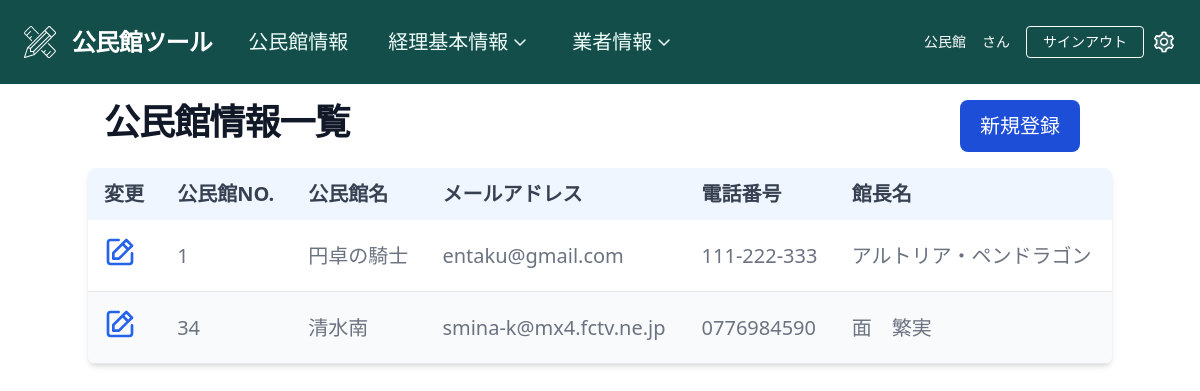
/accounts/hall/, run on the app's committed database.
### accounts/models.py (models this page shows, shortened)
class PublicHall(models.Model):
	number = models.DecimalField('公民館No.',primary_key=True, unique=True,max_digits=4, decimal_places=0)
	name = models.CharField('公民館名', max_length=32)
	email = models.EmailField('メールアドレス', max_length=128)
	tel = models.CharField('電話番号', max_length=16)
	director = models.CharField('館長', max_length=32)

### accounts/views.py (the view)
# urls.py: path('hall/', views.HallListView.as_view(), name="hall"),
class HallListView(ListView):
    template_name = "accounts/public_hall.html"
    model = PublicHall
    ordering = 'number'
    def get_context_data(self):
        context = super().get_context_data()
        context['page_title'] = '公民館情報一覧'
        context['form'] = HallForm()    # Create/Update Modal画面用
        return context

### templates/accounts/public_hall.html (shortened to what this page needs)
{% extends 'base.html' %}
{%block content %}
<div id="content">
  <section class="bg-white">
    <div
      class="flex flex-row py-4 px-4 mx-auto items-center justify-between"
    >
      <h1
        class="mb-2 text-4xl font-extrabold tracking-tight leading-none text-gray-900"
      >
        {{ page_title }}
      </h1>
      <div class="space-y-2 mr-4">
        <button
          type="button"
          data-modal-target="#create-modal"
          data-modal-toggle="authentication-modal"
          class="modal-open-button inline-flex justify-center items-center py-3 px-5 text-xl font-medium text-center text-white rounded-lg bg-blue-700 hover:bg-blue-800 focus:ring-4 focus:ring-blue-300"
        >
          新規登録
        </button>
      </div>
    </div>
  </section>
  <div class="relative overflow-x-auto shadow-md sm:rounded-lg">
    <table class="w-full text-xl text-left rtl:text-right text-gray-500">
      <thead class="text-gray-700 uppercase bg-blue-50">
        <tr>
          <th scope="col" class="px-4 py-3">変更</th>
          <th scope="col" class="px-4 py-3">公民館No.</th>
          <th scope="col" class="px-4 py-3">公民館名</th>
          <th scope="col" class="px-4 py-3">メールアドレス</th>
          <th scope="col" class="px-4 py-3">電話番号</th>
          <th scope="col" class="px-4 py-3">館長名</th>
        </tr>
      </thead>
      <tbody>
        {% for object in object_list %}
        <tr class="odd:bg-white even:bg-gray-50 border-b">
          <td class="px-4 py-4">
          <button
            type="button"
            class="modal-open-button font-medium text-blue-600"
            data-modal-hide="authentication-modal"
            data-modal-target="#update-modal"
            data-modal-id = {{object.number}}
          >
            <a href="#" class=" hover:underline">
            </a>
          </td>
          <td class="px-4 py-4">{{ object.number }}</td>
          <td class="px-4 py-4">{{ object.name }}</td>
          <td class="px-4 py-4">{{ object.email }}</td>
          <td class="px-4 py-4">{{ object.tel }}</td>
          <td class="px-4 py-4">{{ object.director }}</td>
        </tr>
        {% endfor %}
      </tbody>
    </table>
  </div>
</div>
{% endblock %}

### static/css/styles.css (style rules this page uses)
html, :host { line-height: 1.5; -webkit-text-size-adjust: 100%; -moz-tab-size: 4; -o-tab-size: 4; tab-size: 4; font-family: ui-sans-serif, system-ui, sans-serif, "Apple Color Emoji", "Segoe UI Emoji", "Segoe UI Symbol", "Noto Color Emoji"; font-feature-settings: normal; font-variation-settings: normal; -webkit-tap-highlight-color: transparent; }
body { margin: 0; line-height: inherit; }
h1, h2, h3, h4, h5, h6 { font-size: inherit; font-weight: inherit; }
a { color: inherit; text-decoration: inherit; }
table { text-indent: 0; border-color: inherit; border-collapse: collapse; }
button, input, optgroup, select, textarea { font-family: inherit; font-feature-settings: inherit; font-variation-settings: inherit; font-size: 100%; font-weight: inherit; line-height: inherit; letter-spacing: inherit; color: inherit; margin: 0; padding: 0; }
button, select { text-transform: none; }
button, input:where([type='button']), input:where([type='reset']), input:where([type='submit']) { -webkit-appearance: button; background-color: transparent; background-image: none; }
blockquote, dl, dd, h1, h2, h3, h4, h5, h6, hr, figure, p, pre { margin: 0; }
button, [role="button"] { cursor: pointer; }
img, svg, video, canvas, audio, iframe, embed, object { display: block; vertical-align: middle; }
.relative { position: relative; }
.mx-auto { margin-left: auto; margin-right: auto; }
.mb-2 { margin-bottom: 0.5rem; }
.mr-4 { margin-right: 1rem; }
.flex { display: flex; }
.inline-flex { display: inline-flex; }
.w-full { width: 100%; }
.flex-row { flex-direction: row; }
.items-center { align-items: center; }
.justify-center { justify-content: center; }
.justify-between { justify-content: space-between; }
.overflow-x-auto { overflow-x: auto; }
.rounded-lg { border-radius: 0.5rem; }
.border-b { border-bottom-width: 1px; }
.bg-blue-50 { --tw-bg-opacity: 1; background-color: rgb(239 246 255 / var(--tw-bg-opacity)); }
.bg-blue-700 { --tw-bg-opacity: 1; background-color: rgb(29 78 216 / var(--tw-bg-opacity)); }
.bg-white { --tw-bg-opacity: 1; background-color: rgb(255 255 255 / var(--tw-bg-opacity)); }
.px-4 { padding-left: 1rem; padding-right: 1rem; }
.px-5 { padding-left: 1.25rem; padding-right: 1.25rem; }
.py-3 { padding-top: 0.75rem; padding-bottom: 0.75rem; }
.py-4 { padding-top: 1rem; padding-bottom: 1rem; }
.text-left { text-align: left; }
.text-center { text-align: center; }
.text-4xl { font-size: 2.25rem; line-height: 2.5rem; }
.text-xl { font-size: 1.25rem; line-height: 1.75rem; }
.font-extrabold { font-weight: 800; }
.font-medium { font-weight: 500; }
.uppercase { text-transform: uppercase; }
.leading-none { line-height: 1; }
.tracking-tight { letter-spacing: -0.025em; }
.text-blue-600 { --tw-text-opacity: 1; color: rgb(37 99 235 / var(--tw-text-opacity)); }
.text-gray-500 { --tw-text-opacity: 1; color: rgb(107 114 128 / var(--tw-text-opacity)); }
.text-gray-700 { --tw-text-opacity: 1; color: rgb(55 65 81 / var(--tw-text-opacity)); }
.text-gray-900 { --tw-text-opacity: 1; color: rgb(17 24 39 / var(--tw-text-opacity)); }
.text-white { --tw-text-opacity: 1; color: rgb(255 255 255 / var(--tw-text-opacity)); }
.shadow-md { --tw-shadow: 0 4px 6px -1px rgb(0 0 0 / 0.1), 0 2px 4px -2px rgb(0 0 0 / 0.1); --tw-shadow-colored: 0 4px 6px -1px var(--tw-shadow-color), 0 2px 4px -2px var(--tw-shadow-color); box-shadow: var(--tw-ring-offset-shadow, 0 0 #0000), var(--tw-ring-shadow, 0 0 #0000), var(--tw-shadow); }
.odd\:bg-white:nth-child(odd) { --tw-bg-opacity: 1; background-color: rgb(255 255 255 / var(--tw-bg-opacity)); }
.even\:bg-gray-50:nth-child(even) { --tw-bg-opacity: 1; background-color: rgb(249 250 251 / var(--tw-bg-opacity)); }
@media (min-width: 640px) { .sm\:rounded-lg { border-radius: 0.5rem; } }

### data on the page
PublicHall: number "1", name "円卓の騎士", email "entaku@gmail.com", tel "111-222-333", director "アルトリア・ペンドラゴン"
PublicHall: number "34", name "清水南", email "smina-k@mx4.fctv.ne.jp", tel "0776984590", director "面 繁実"

### other printed values
{{ page_title }} "公民館情報一覧"
